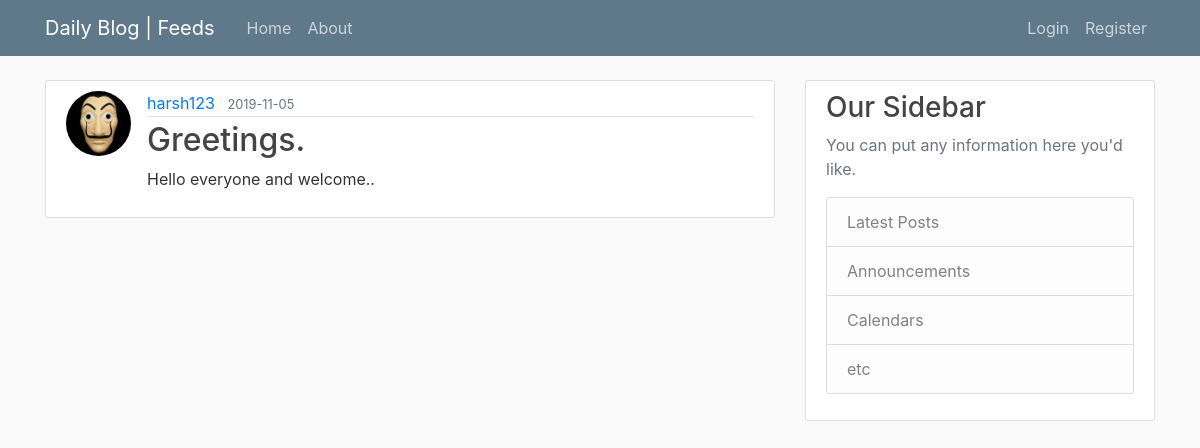
The page /post/2 on the database as committed earlier.
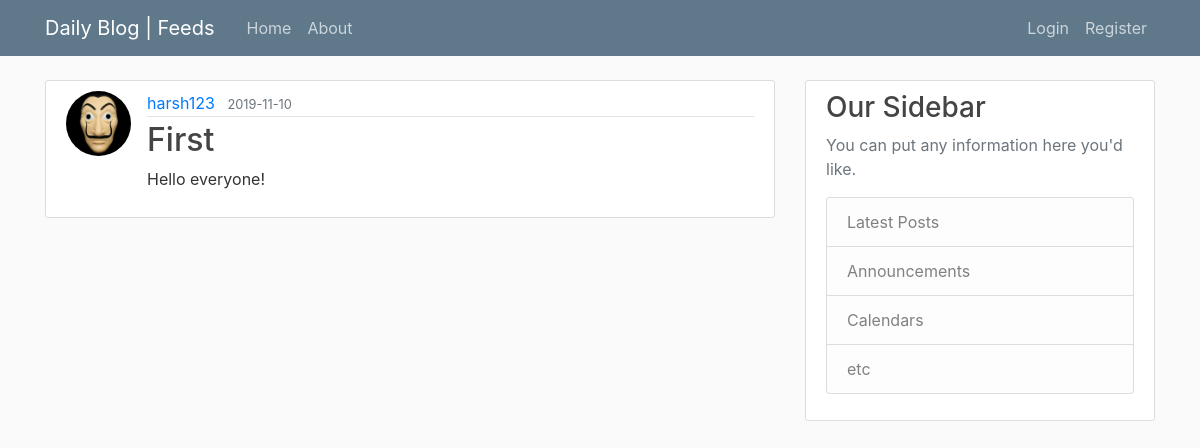
The same page on the database as committed later.
### app/model.py (models this page shows, shortened)
class Post(db.Model):
    id = db.Column(db.Integer, primary_key=True)
    title = db.Column(db.String(20), nullable=False)
    date_posted = db.Column(db.DateTime, nullable=False, default=datetime.utcnow())
    content = db.Column(db.Text, nullable=False)
    user_id = db.Column(db.Integer, db.ForeignKey('user.id'), nullable=False)

### app/routes.py (the view)
@app.route('/post/<int:post_id>')
def post(post_id):
    post = Post.query.get_or_404(post_id)
    return render_template('post.html', title=post.title, post=post)

### app/templates/post.html (shortened to what this page needs)
{% extends "layout.html" %}
{% block content %}
  <article class="media content-section">
    <img class="rounded-circle article-img" src="{{ url_for('static', filename='profile_pic/' + post.author.image_profile) }}">
    <div class="media-body">
      <div class="article-metadata">
        <a class="mr-2" href="#">{{ post.author.username }}</a>
        <small class="text-muted">{{ post.date_posted.strftime('%Y-%m-%d') }}</small>
      </div>
      <h2 class="article-title">{{ post.title }}</h2>
      <p class="article-content">{{ post.content }}</p>
    </div>
  </article>
{% endblock content %}

Rows that differ between the two databases and show on the page:
changed Post: date_posted "2019-11-05" → "2019-11-10"; title "Greetings." → "First"; content "Hello everyone and welcome.." → "Hello everyone!"
